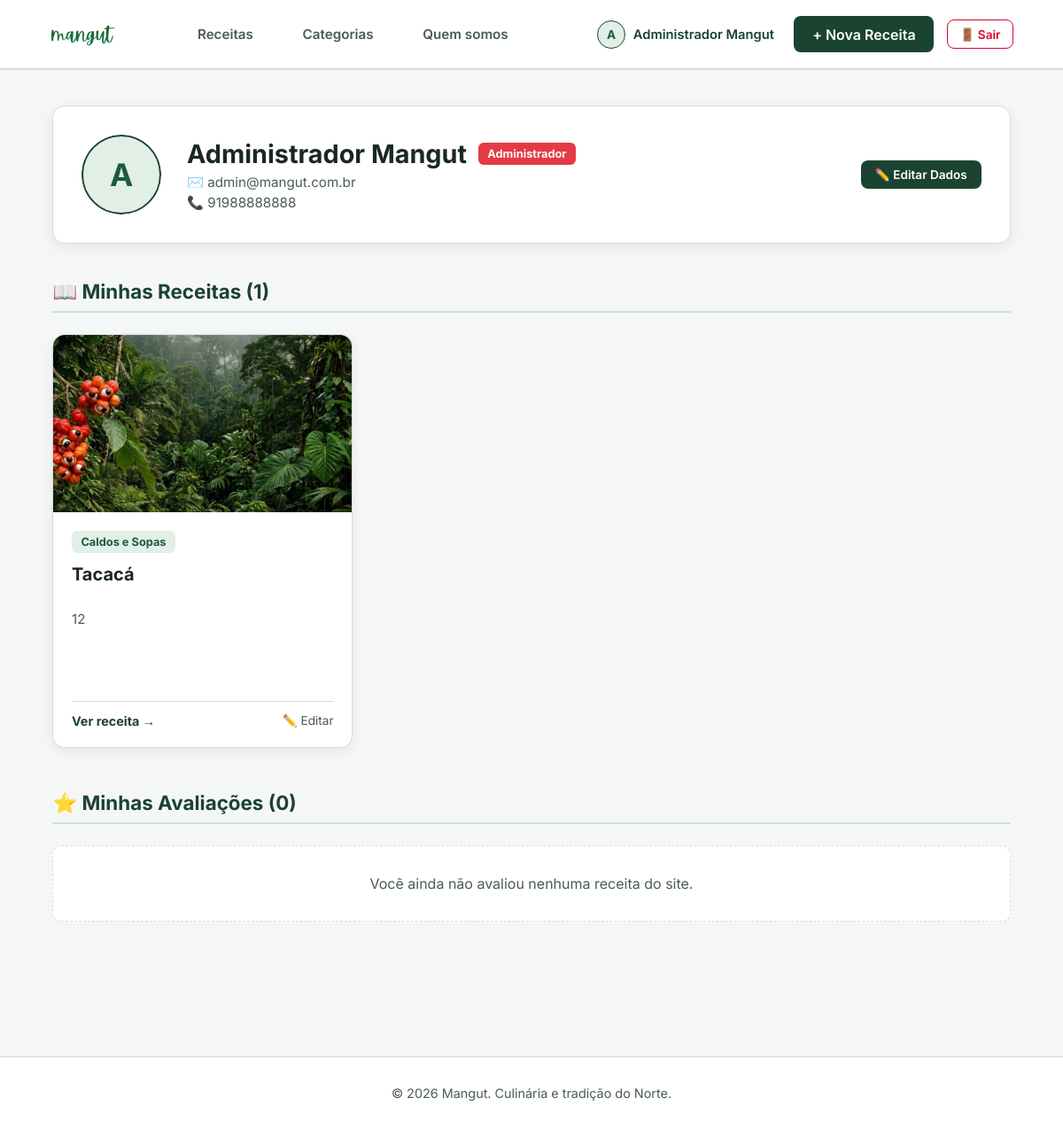
/perfil (signed in), run on an earlier commit of the app's database.
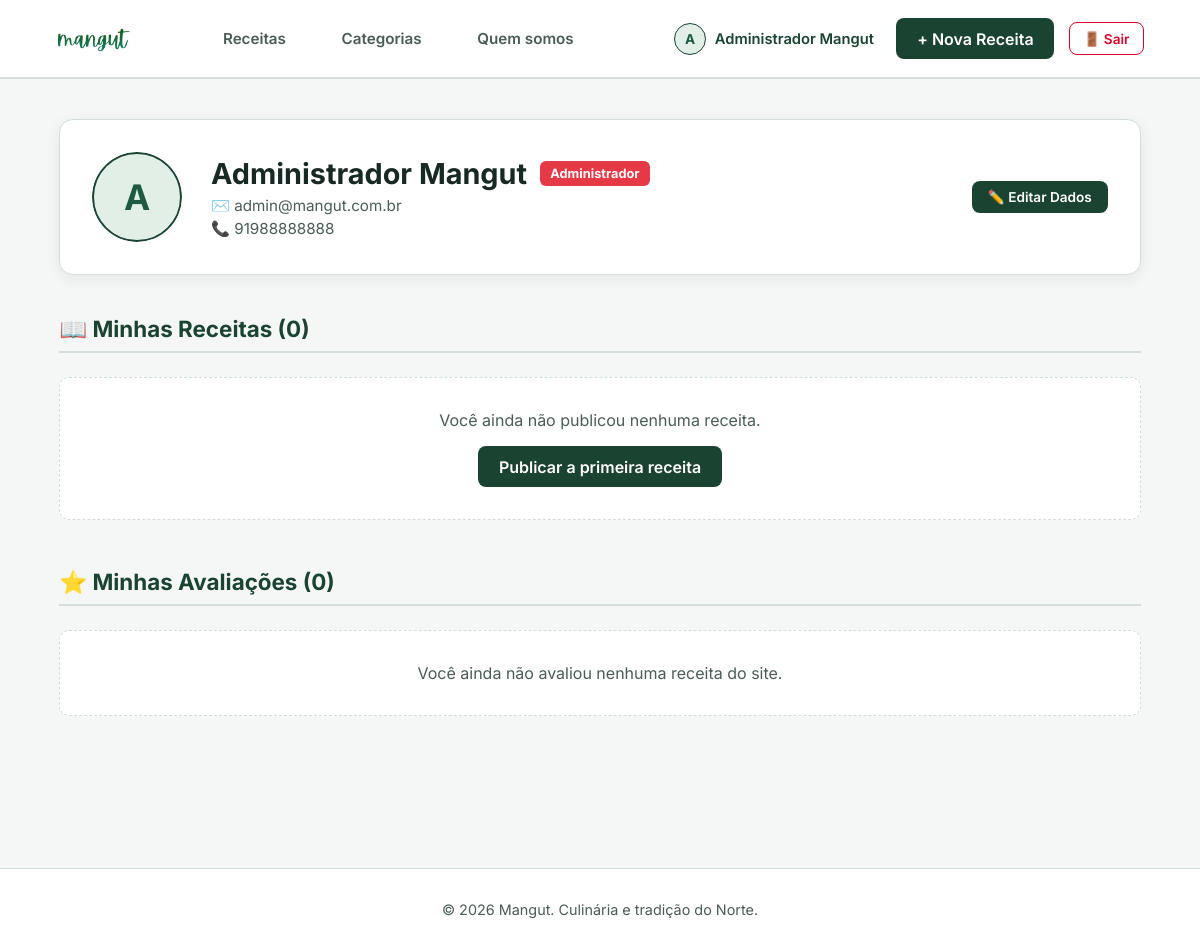
And on a later commit of the database.
### app/models.py (models this page shows)
class Receita(db.Model):
    __tablename__ = 'receitas'
    idreceitas = db.Column(db.Integer, primary_key=True)
    nome = db.Column(db.String(100), nullable=False)
    descricao = db.Column(db.Text, nullable=False)
    lista_ingredientes = db.Column(db.Text, nullable=False)
    modo_preparo = db.Column(db.Text, nullable=False)
    imagem_url = db.Column(db.String(255), nullable=True)
    visualizacoes = db.Column(db.Integer, default=0)
    status = db.Column(db.String(20), default='ativo')
    data_criacao = db.Column(db.DateTime, default=datetime.utcnow)
    categoria_idcategoria = db.Column(db.Integer, db.ForeignKey('categoria.idcategoria'), nullable=False)
    gastronomos_idgastronomos = db.Column(db.Integer, db.ForeignKey('gastronomos.idgastronomos'), nullable=False)
    categoria_rel = db.relationship('Categoria', back_populates='receitas')
    autor = db.relationship('Gastronomo', back_populates='receitas')
    avaliacoes = db.relationship('AvaliacaoReceita', back_populates='receita', lazy=True, cascade='all, delete-orphan')

class Categoria(db.Model):
    __tablename__ = 'categoria'
    idcategoria = db.Column(db.Integer, primary_key=True)
    nome = db.Column(db.String(50), nullable=False)
    receitas = db.relationship('Receita', back_populates='categoria_rel', lazy=True)

### app/routes.py (the view, shortened to what this page needs)
@main.route('/perfil')
@login_required
def perfil():
    receitas_usuario = formatar_receitas(Receita.query.filter_by(gastronomos_idgastronomos=current_user.idgastronomos))
    avaliacoes_usuario = AvaliacaoReceita.query.filter_by(gastronomos_idgastronomos=current_user.idgastronomos).all()
    avaliacoes_formatadas = []
    return render_template(
        'perfil.html',
        usuario=current_user,
        receitas=receitas_usuario,
        avaliacoes=avaliacoes_formatadas
    )

### app/routes.py (called while the page is built)
def formatar_receitas(query_obj):
    receitas_db = query_obj.all()
    formatadas = []
    for r in receitas_db:
        avaliacoes = AvaliacaoReceita.query.filter_by(receitas_idreceitas=r.idreceitas).all()
        qtd = len(avaliacoes)
        media = round(sum(a.avaliacoes for a in avaliacoes) / qtd, 1) if qtd > 0 else 0.0
        formatadas.append({
            "id": r.idreceitas,
            "nome": r.nome,
            "categoria": r.categoria_rel.nome,
            "categoria_id": r.categoria_idcategoria,
            "descricao": r.descricao,
            "imagem_url": r.imagem_url,  # 🟢 Fica None caso não exista foto
            "media_estrelas": media,
            "qtd_avaliacoes": qtd
        })
    return formatadas

### app/templates/perfil.html (shortened to what the changed rows need)
<!DOCTYPE html>
<html lang="pt-br">
<head>
    <link rel="stylesheet" href="{{ url_for('static', filename='css/style.css') }}">
    <link rel="stylesheet" href="https://cdnjs.cloudflare.com/ajax/libs/cropperjs/1.5.13/cropper.min.css">
</head>
<body>
    <main class="container">
        <section class="profile-header-card">
            <div class="profile-details">
                <div style="display: flex; align-items: center; justify-content: space-between; flex-wrap: wrap; gap: 1rem;">
                    <div>
                        <div style="display: flex; align-items: center; gap: 0.8rem;">
                            <h1>{{ usuario.nome }}</h1>
                        </div>
                    </div>
                </div>
            </div>
        </section>
        <section class="profile-section">
            <h2>📖 Minhas Receitas ({{ receitas|length }})</h2>
            {% if receitas %}
                <div class="recipe-grid">
                    {% for receita in receitas %}
                    <div style="display: flex; flex-direction: column; background: var(--bg-card); border-radius: 14px; border: 1px solid var(--border-color); box-shadow: 0 4px 12px var(--card-shadow); overflow: hidden;">
                        {% if receita.imagem_url %}
                            <img src="{{ receita.imagem_url }}" alt="{{ receita.nome }}" class="card-img">
                        {% endif %}
                        <div class="card-content" style="flex: 1; display: flex; flex-direction: column; justify-content: space-between; padding: 1.3rem;">
                            <div>
                                <span class="card-tag">{{ receita.categoria }}</span>
                                <h3 style="margin: 0.8rem 0 0.4rem 0; font-size: 1.25rem;">{{ receita.nome }}</h3>
                                <p style="color: var(--text-secondary); font-size: 0.95rem; line-height: 1.5;">{{ receita.descricao | truncate(110, True, '...') }}</p>
                            </div>
                            <div style="display: flex; justify-content: space-between; align-items: center; margin-top: 1.2rem; border-top: 1px solid var(--border-color); padding-top: 0.8rem;">
                                <a href="{{ url_for('main.detalhe_receita', id=receita.id) }}" style="color: var(--text-accent); font-weight: 700; text-decoration: none; font-size: 0.9rem;">Ver receita →</a>
                                <a href="{{ url_for('main.formulario_editar_receita', id=receita.id) }}" style="color: var(--text-secondary); font-size: 0.85rem; text-decoration: none;">✏️ Editar</a>
                            </div>
                        </div>
                    </div>
                    {% endfor %}
                </div>
            {% else %}
                <div style="background: var(--bg-card); padding: 2rem; border-radius: 10px; border: 1px dashed var(--border-color); text-align: center;">
                    <p style="color: var(--text-secondary);">Você ainda não publicou nenhuma receita.</p>
                    <a href="/receita/nova" class="btn-primary" style="margin-top: 1rem;">Publicar a primeira receita</a>
                </div>
            {% endif %}
        </section>
        <section class="profile-section">
            <h2>⭐ Minhas Avaliações ({{ avaliacoes|length }})</h2>
        </section>
    </main>
</body>
</html>

What changed in the data, as far as the page shows it:
no longer on this page (row edited): Receita: imagem_url (picture), nome "Tacacá", descricao "12"
no longer on this page (row unchanged): Categoria: categoria "Caldos e Sopas"
Also different on the page:
{{ receitas|length }}: "1" → "0"
text now shown: "Você ainda não publicou nenhuma receita. Publicar a primeira receita"
list line gone: "Ver receita → ✏️ Editar"
